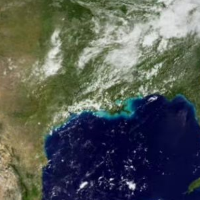
#> input picture 特征提取与匹配代码/image/1.png, 200 x 200 px, given in place of 1.JPG, which was not available
$ python '图像金字塔(使用高斯滤波对图像大小压缩).py'
#> lines starting #> are read from the running program, lines starting #| are printed output that depends on the picture; pictures that were not available may be replaced by others from this repository, and a replacement may not be noted
#> further down, src is the input picture: shape (200, 200, 3); mean B, G, R 84.7, 89.3, 84
import cv2 as cv
#高斯金字塔
def pyramid_demo(image):
    level = 3      #设置金字塔的层数为3
    temp = image.copy()  #拷贝图像
    pyramid_images = []  #建立一个空列表
    for i in range(level):
        dst = cv.pyrDown(temp)   #先对图像进行高斯平滑，然后再进行降采样（将图像尺寸行和列方向缩减一半）
        pyramid_images.append(dst)  #在列表末尾添加新的对象
        cv.imshow("pyramid"+str(i), dst)
        temp = dst.copy()
#> this loop made 3 passes
#> pass 1, in pyramid_demo, `dst = cv.pyrDown(temp)`:
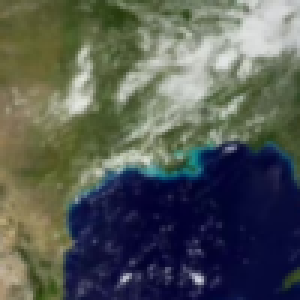
#> dst: shape (100, 100, 3) (shown 3 times larger); mean B, G, R 84.8, 89.6, 84.3
#> pass 2, in pyramid_demo, `dst = cv.pyrDown(temp)`:
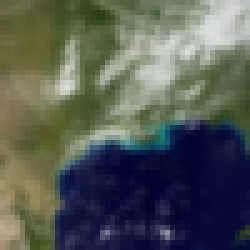
#> dst: shape (50, 50, 3) (shown 5 times larger); mean B, G, R 85, 90.3, 85
#> pass 3, in pyramid_demo, `dst = cv.pyrDown(temp)`:
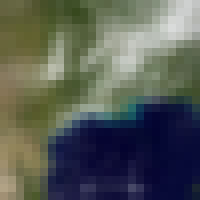
#> dst: shape (25, 25, 3) (shown 8 times larger); mean B, G, R 85.3, 91.5, 86.4
#> after the loop, pyramid_images = 3 items
    return pyramid_images
#拉普拉斯金字塔
def lapalian_demo(image):
    pyramid_images = pyramid_demo(image)    #做拉普拉斯金字塔必须用到高斯金字塔的结果
#> pyramid_images = 3 items
    level = len(pyramid_images)
#> level = 3
    for i in range(level-1, -1, -1):
        if (i-1) < 0:
            expand = cv.pyrUp(pyramid_images[i], dstsize = image.shape[:2])
            lpls = cv.subtract(image, expand)
            cv.imshow("lapalian_down_"+str(i), lpls)
        else:
            cv.waitKey(0)
            expand = cv.pyrUp(pyramid_images[i], dstsize = pyramid_images[i-1].shape[:2])
            lpls = cv.subtract(pyramid_images[i-1], expand)
            cv.imshow("lapalian_down_"+str(i), lpls)
            cv.waitKey(0)
#> this loop made 3 passes
#> pass 1, in lapalian_demo, `expand = cv.pyrUp(pyramid_images[i], dstsize = pyramid_images[i-1].sha..`:
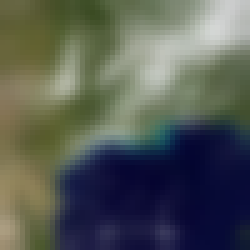
#> expand: shape (50, 50, 3) (shown 5 times larger); mean of channels 0, 1, 2 85.1, 90.3, 85.1; drawn as B, G, R
#> pass 1, in lapalian_demo, `lpls = cv.subtract(pyramid_images[i-1], expand)`:
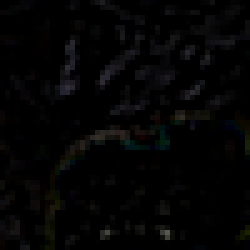
#> lpls: shape (50, 50, 3) (shown 5 times larger); mean of channels 0, 1, 2 3.9, 3.9, 4; drawn as B, G, R
#> pass 2, in lapalian_demo, `expand = cv.pyrUp(pyramid_images[i], dstsize = pyramid_images[i-1].sha..`:
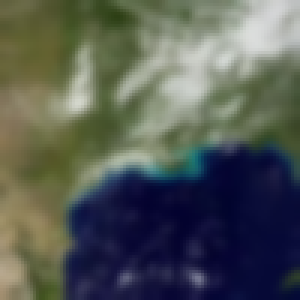
#> expand: shape (100, 100, 3) (shown 3 times larger); mean of channels 0, 1, 2 84.8, 89.7, 84.4; drawn as B, G, R
#> pass 2, in lapalian_demo, `lpls = cv.subtract(pyramid_images[i-1], expand)`:
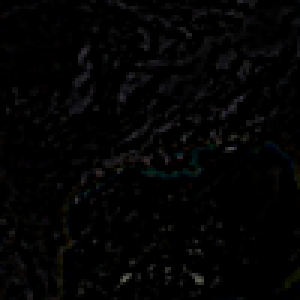
#> lpls: shape (100, 100, 3) (shown 3 times larger); mean of channels 0, 1, 2 3.6, 3.5, 3.5; drawn as B, G, R

src = cv.imread('./image/1.JPG')
cv.namedWindow('input_image', cv.WINDOW_AUTOSIZE) #设置为WINDOW_NORMAL可以任意缩放
cv.imshow('input_image', src)
lapalian_demo(src)
cv.waitKey(0)
cv.destroyAllWindows()

$ run again, with 特征提取与匹配代码/image/2.png copied over 特征提取与匹配代码/image/1.png
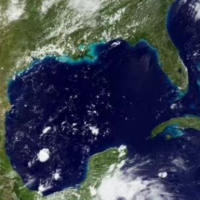
#> input picture 特征提取与匹配代码/image/2.png, 200 x 200 px, given in place of 1.JPG, which was not available
#> src is the input picture: shape (200, 200, 3); mean B, G, R 80.7, 65.7, 58.3
#> the loop in pyramid_demo, `for i in range(level):` made 3 passes
#> pass 1, in pyramid_demo, `dst = cv.pyrDown(temp)`:
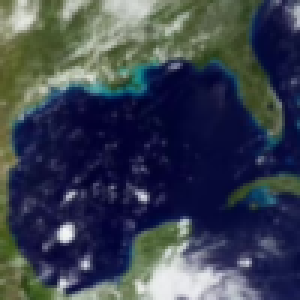
#> dst: shape (100, 100, 3) (shown 3 times larger); mean B, G, R 80.6, 65.8, 58.4
#> after the loop in pyramid_demo, `for i in range(level):`: pyramid_images = 3 items
#> level = 3
#> the loop in lapalian_demo, `for i in range(level-1, -1, -1):` made 3 passes
#> pass 2, in lapalian_demo, `lpls = cv.subtract(pyramid_images[i-1], expand)`:
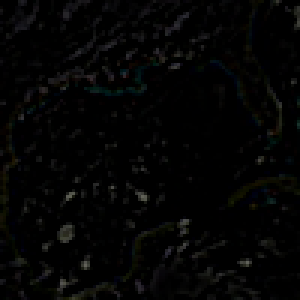
#> lpls: shape (100, 100, 3) (shown 3 times larger); mean of channels 0, 1, 2 3.8, 4.1, 4; drawn as B, G, R
